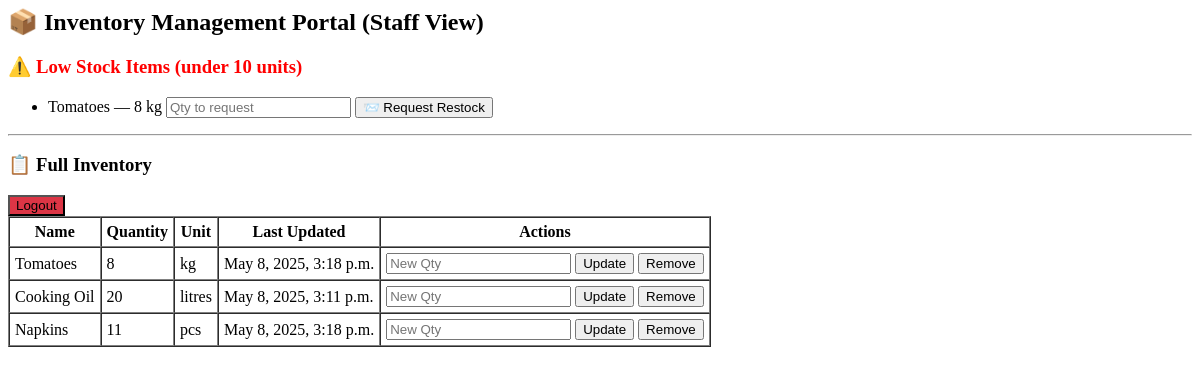
The page /inventory/ (signed in) on the database as committed earlier.
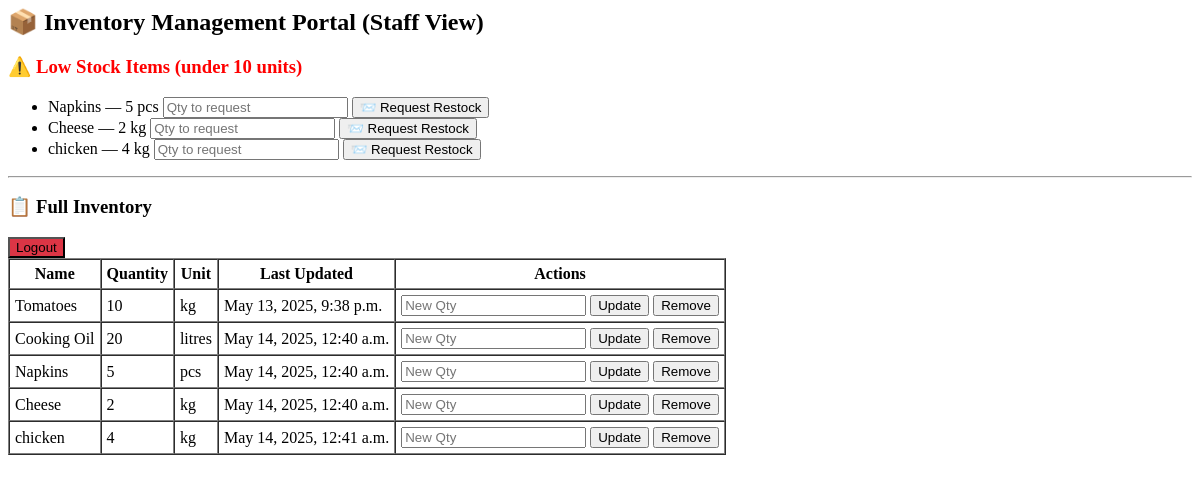
The same page on the database as committed later.
### core/models.py (models this page shows, shortened)
class Inventory(models.Model):
    name = models.CharField(max_length=100)
    quantity = models.PositiveIntegerField()
    unit = models.CharField(max_length=20)  # e.g. 'kg', 'litres', 'pcs'
    last_updated = models.DateTimeField(auto_now=True)

### core/views.py (the view, shortened to what this page needs)
# urls.py: path('inventory/', views.inventory_portal, name='inventory_portal'),
@login_required
def inventory_portal(request):
    inventory_items = Inventory.objects.all()
    low_stock_items = Inventory.objects.filter(quantity__lt=10)
    return render(request, 'inventory_portal.html', {
        'inventory_items': inventory_items,
        'low_stock_items': low_stock_items
    })

### core/templates/inventory_portal.html (shortened to what this page needs)
<h2>📦 Inventory Management Portal (Staff View)</h2>
{% if low_stock_items %}
<h3 style="color: red;">⚠️ Low Stock Items (under 10 units)</h3>
<ul>
  {% for item in low_stock_items %}
    <li>{{ item.name }} — {{ item.quantity }} {{ item.unit }}
      {% if not item.restock_approved %}
        <form method="post" style="display: inline;">
            <input type="number" name="quantity" placeholder="Qty to request" min="1" required>
            <button type="submit">📨 Request Restock</button>
        </form>
      {% else %}
        <span style="color: green;">(Restock Approved)</span>
      {% endif %}
    </li>
  {% endfor %}
</ul>
{% else %}
<p>✅ No low stock items.</p>
{% endif %}
<hr>
<h3>📋 Full Inventory</h3>
<table border="1" cellspacing="0" cellpadding="5">
  <tr>
    <th>Name</th>
    <th>Quantity</th>
    <th>Unit</th>
    <th>Last Updated</th>
    <th>Actions</th>
  </tr>
  {% for item in inventory_items %}
  <tr>
    <td>{{ item.name }}</td>
    <td>{{ item.quantity }}</td>
    <td>{{ item.unit }}</td>
    <td>{{ item.last_updated }}</td>
    <td>
      <form method="post" style="display: inline;">
        <input type="number" name="new_quantity" placeholder="New Qty" required>
        <button type="submit">Update</button>
      </form>
      <form method="post" style="display: inline;">
        <button type="submit" onclick="return confirm('Remove {{ item.name }}?')">Remove</button>
      </form>
    </td>
  </tr>
  {% endfor %}
  <form action="{% url 'user_logout' %}" method="post" style="text-align: right;">
    <button type="submit" class="btn" style="background-color: #dc3545;">Logout</button>
  </form>
</table>

Rows that differ between the two databases and show on the page:
no longer on one of the page's lists (row edited): Inventory: name "Tomatoes", quantity "8", unit "kg"
now on one of the page's lists (row edited): Inventory: name "Napkins", quantity "5", unit "pcs"
changed Inventory "Napkins": quantity "11" → "5"; last_updated "May 8, 2025, 3:18 p.m." → "May 14, 2025, 12:40 a.m."
added Inventory: name "Cheese", quantity "2", unit "kg", last_updated "May 14, 2025, 12:40 a.m."
added Inventory: name "chicken", quantity "4", unit "kg", last_updated "May 14, 2025, 12:41 a.m."
changed Inventory "Tomatoes": quantity "8" → "10"; last_updated "May 8, 2025, 3:18 p.m." → "May 13, 2025, 9:38 p.m."
changed Inventory "Cooking Oil": last_updated "May 8, 2025, 3:11 p.m." → "May 14, 2025, 12:40 a.m."
